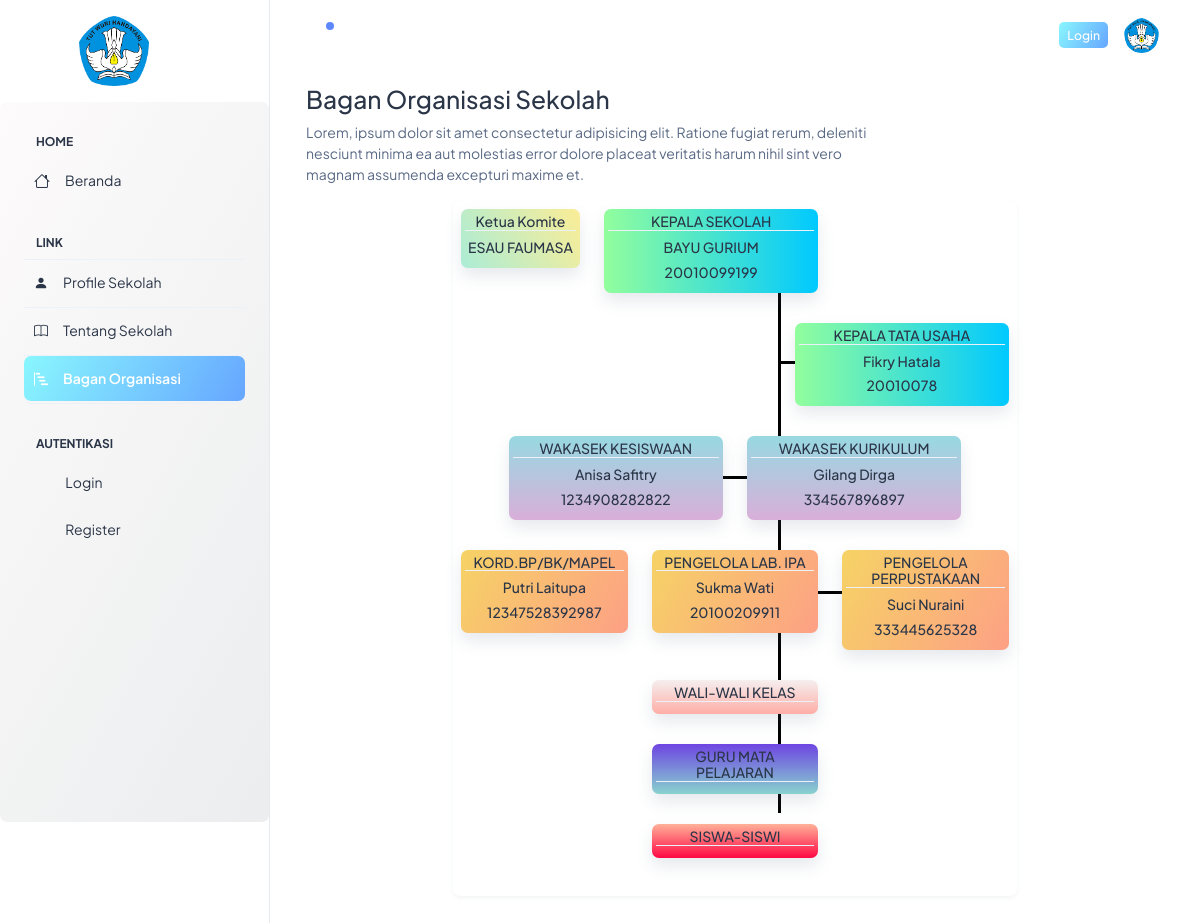
The app's page /layout/bagan.php with its own data.
### tables this page shows
CREATE TABLE `tb_komite` (
  `id_komite` int(11) NOT NULL,
  `nama_komite` varchar(100) NOT NULL
);

CREATE TABLE `tb_kepsek` (
  `id_kepsek` int(11) NOT NULL,
  `nip` char(20) NOT NULL,
  `nama_kepsek` varchar(100) NOT NULL
);

CREATE TABLE `tb_tu` (
  `id_tu` int(11) NOT NULL,
  `nip` char(20) NOT NULL,
  `nama_tu` varchar(100) NOT NULL
);

CREATE TABLE `tb_kesiswaan` (
  `id_kesiswaan` int(11) NOT NULL,
  `nip` char(20) NOT NULL,
  `nama_kesiswaan` varchar(100) NOT NULL
);

CREATE TABLE `tb_kurikulum` (
  `id_kurikulum` int(11) NOT NULL,
  `nip` char(20) NOT NULL,
  `nama_kurikulum` varchar(100) NOT NULL
);

CREATE TABLE `tb_bp` (
  `id_bp` int(11) NOT NULL,
  `nip` char(20) NOT NULL,
  `nama_bp` varchar(100) NOT NULL
);

CREATE TABLE `tb_kelola_lab` (
  `id_kelola_lab` int(11) NOT NULL,
  `nip` char(20) NOT NULL,
  `nama_pengelola` varchar(100) NOT NULL
);

CREATE TABLE `tb_kelola_perpus` (
  `id_perpus` int(11) NOT NULL,
  `nip` char(20) NOT NULL,
  `nama_kelola_perpus` varchar(100) NOT NULL
);

### controler/control.php (called while the page is built, shortened)
<?php
$koneski = mysqli_connect("localhost", "root", "", "db_sekolah");
function tampilData($tampil){
    global $koneski;
    $sql = mysqli_query($koneski, $tampil);
    $row = [];
    while($data = mysqli_fetch_assoc($sql)){
        $row[] = $data;
    }
    return $row;
}
?>

### layout/bagan.php (the view, shortened to what this page needs)
<?php
include "../controler/control.php";
$data_kpesek = tampilData("SELECT * FROM tb_kepsek")[0];
$ketua_komite = tampilData("SELECT * FROM tb_komite ")[0];
$tata_usaha = tampilData("SELECT * FROM tb_tu")[0];
$kesiswaan = tampilData("SELECT * FROM tb_kesiswaan")[0];
$kurikulum = tampilData("SELECT * FROM tb_kurikulum")[0];
$kord_bp = tampilData("SELECT * FROM tb_bp")[0];
$kelola_lab_ipa = tampilData("SELECT * FROM tb_kelola_lab")[0];
$kelola_perpus = tampilData("SELECT * FROM tb_kelola_perpus")[0];
?>
<!DOCTYPE html>
<html lang="en">
  <head>
    <link rel="stylesheet" href="../assets/css/styles.min.css" />
    <link rel="stylesheet" href="../assets/css/styles.css" />
    <link
      rel="stylesheet"
      href="https://cdn.jsdelivr.net/npm/bootstrap-icons@1.10.5/font/bootstrap-icons.css"
    />
  </head>
  <body>
    <div
      class="page-wrapper"
      id="main-wrapper"
      data-layout="vertical"
      data-navbarbg="skin6"
      data-sidebartype="full"
      data-sidebar-position="fixed"
      data-header-position="fixed"
    >
      <aside class="left-sidebar">
        <div>
          <div
            class="brand-logo d-flex align-items-center justify-content-between my-3"
          >
            <a href="./index.html" class="text-nowrap logo-img">
              <img
                src="../assets/images/logos/logo.png"
                width="70"
                alt="logo"
                style="margin-left: 55px"
              />
            </a>
          </div>
          <nav class="sidebar-nav scroll-sidebar" data-simplebar="">
            <ul id="sidebarnav">
              <li class="nav-small-cap">
                <span class="hide-menu">Home</span>
              </li>
              <li class="sidebar-item">
                <a
                  class="sidebar-link"
                  href="../index.php"
                  aria-expanded="false"
                >
                  <span>
                    <i class="bi bi-house fs-4"></i>
                  </span>
                  <span class="hide-menu">Beranda</span>
                </a>
              </li>
              <li class="nav-small-cap border-bottom">
                <span class="hide-menu">Link</span>
              </li>
              <li class="sidebar-item border-bottom">
                <a
                  class="sidebar-link"
                  href="profile.php"
                  aria-expanded="false"
                >
                  <span>
                    <i class="bi bi-person-fill"></i>
                  </span>
                  <span class="hide-menu">Profile Sekolah</span>
                </a>
              </li>
              <li class="sidebar-item border-bottom">
                <a
                  class="sidebar-link"
                  href="tentang.php"
                  aria-expanded="false"
                >
                  <span>
                    <i class="bi bi-book"></i>
                  </span>
                  <span class="hide-menu">Tentang Sekolah</span>
                </a>
              </li>
              <li class="sidebar-item border-bottom rounded-2">
                <a
                  class="sidebar-link"
                  href="bagan.php"
                  aria-expanded="false"
                  style="
                    background-image: linear-gradient(
                      120deg,
                      #89f7fe 0%,
                      #66a6ff 100%
                    );
                  "
                >
                  <span>
                    <i class="bi bi-bar-chart-steps text-white"></i>
                  </span>
                  <span class="hide-menu fw-semibold text-white"
                    >Bagan Organisasi</span
                  >
                </a>
              </li>
              <li class="nav-small-cap">
                <span class="hide-menu">Autentikasi</span>
              </li>
              <li class="sidebar-item">
                <a class="sidebar-link" href="login.php" aria-expanded="false">
                  <span>
                    <i class="ti ti-login"></i>
                  </span>
                  <span class="hide-menu">Login</span>
                </a>
              </li>
              <li class="sidebar-item">
                <a
                  class="sidebar-link"
                  href="register.php"
                  aria-expanded="false"
                >
                  <span>
                    <i class="ti ti-user-plus"></i>
                  </span>
                  <span class="hide-menu">Register</span>
                </a>
              </li>
            </ul>
          </nav>
        </div>
      </aside>
      <div class="body-wrapper">
        <header class="app-header">
          <nav class="navbar navbar-expand-lg navbar-light">
            <ul class="navbar-nav">
              <li class="nav-item">
                <a class="nav-link nav-icon-hover" href="javascript:void(0)">
                  <i class="ti ti-bell-ringing"></i>
                  <div class="notification bg-primary rounded-circle"></div>
                </a>
              </li>
            </ul>
            <div
              class="navbar-collapse justify-content-end px-0"
              id="navbarNav"
            >
              <ul
                class="navbar-nav flex-row ms-auto align-items-center justify-content-end"
              >
                <a
                  href="https://adminmart.com/product/modernize-free-bootstrap-admin-dashboard/"
                  target="_blank"
                  class="btn btn-sm border-0 text-white"
                  style="
                    background-image: linear-gradient(
                      120deg,
                      #89f7fe 0%,
                      #66a6ff 100%
                    );
                  "
                  >Login</a
                >
                <li class="nav-item dropdown">
                  <a
                    class="nav-link nav-icon-hover"
                    href="javascript:void(0)"
                    id="drop2"
                    data-bs-toggle="dropdown"
                    aria-expanded="false"
                  >
                    <img
                      src="../assets/images/logos/logo.png"
                      alt=""
                      width="35"
                      height="35"
                      class="rounded-circle"
                    />
                  </a>
                </li>
              </ul>
            </div>
          </nav>
        </header>
        <div class="container-fluid">
          <div class="container">
            <h3>Bagan Organisasi Sekolah</h3>
            <div class="row">
              <div class="col-lg-8">
                Lorem, ipsum dolor sit amet consectetur adipisicing elit.
                Ratione fugiat rerum, deleniti nesciunt minima ea aut molestias
                error dolore placeat veritatis harum nihil sint vero magnam
                assumenda excepturi maxime et.
              </div>
            </div>
            <div class="row justify-content-center my-3">
              <div class="col-lg-8">
                <div class="card shadow-sm border-0 p-2 border-0">
                  <div class="row justify-content-start">
                    <div class="col-lg-3">
                      <div
                        class="card card-bgn shadow p-1 text-center"
                        style="
                          background-image: linear-gradient(
                            60deg,
                            #abecd6 0%,
                            #fbed96 100%
                          );
                        "
                      >
                        <h6 class="border-bottom">Ketua Komite</h6>
                        <h6><?= $ketua_komite["nama_komite"] ?></h6>
                      </div>
                    </div>
                    <div class="col-lg-5">
                      <div
                        class="card card-bgn shadow p-1 text-center"
                        style="
                          z-index: 1;
                          background-image: linear-gradient(
                            to right,
                            #92fe9d 0%,
                            #00c9ff 100%
                          );
                        "
                      >
                        <h6 class="border-bottom">KEPALA SEKOLAH</h6>
                        <h6><?= $data_kpesek["nama_kepsek"] ?></h6>
                        <h6><?= $data_kpesek["nip"] ?></h6>
                      </div>
                    </div>
                  </div>
                  <div class="row justify-content-end">
                    <div class="col-lg-5">
                      <div
                        class="card card-bgn shadow p-1 text-center me-auto"
                        style="
                          background-image: linear-gradient(
                            to right,
                            #92fe9d 0%,
                            #00c9ff 100%
                          );
                        "
                      >
                        <h6 class="border-bottom">KEPALA TATA USAHA</h6>
                        <h6><?= $tata_usaha["nama_tu"] ?></h6>
                        <h6><?= $tata_usaha["nip"] ?></h6>
                      </div>
                    </div>
                  </div>
                  <div class="row justify-content-center">
                    <div class="col-lg-5">
                      <div
                        class="card card-bgn shadow p-1 text-center me-auto"
                        style="
                          background-image: linear-gradient(
                            to top,
                            #d9afd9 0%,
                            #97d9e1 100%
                          );
                        "
                      >
                        <h6 class="border-bottom">WAKASEK KESISWAAN</h6>
                        <h6><?= $kesiswaan["nama_kesiswaan"] ?></h6>
                        <h6><?= $kesiswaan["nip"] ?></h6>
                      </div>
                    </div>
                    <div class="col-lg-5">
                      <div
                        class="card card-bgn shadow p-1 text-center me-auto"
                        style="
                          background-image: linear-gradient(
                            to top,
                            #d9afd9 0%,
                            #97d9e1 100%
                          );
                        "
                      >
                        <h6 class="border-bottom">WAKASEK KURIKULUM</h6>
                        <h6><?= $kurikulum["nama_kurikulum"] ?></h6>
                        <h6><?= $kurikulum["nip"] ?></h6>
                      </div>
                    </div>
                  </div>
                  <div class="row justify-content-center">
                    <div class="col-lg-4">
                      <div
                        class="card card-bgn shadow p-1 text-center me-auto"
                        style="
                          background-image: linear-gradient(
                            120deg,
                            #f6d365 0%,
                            #fda085 100%
                          );
                        "
                      >
                        <h6 class="border-bottom">KORD.BP/BK/MAPEL</h6>
                        <h6><?= $kord_bp["nama_bp"] ?></h6>
                        <h6><?= $kord_bp["nip"] ?></h6>
                      </div>
                    </div>
                    <div class="col-lg-4">
                      <div
                        class="card card-bgn shadow p-1 text-center me-auto"
                        style="
                          background-image: linear-gradient(
                            120deg,
                            #f6d365 0%,
                            #fda085 100%
                          );
                        "
                      >
                        <h6 class="border-bottom">PENGELOLA LAB. IPA</h6>
                      <h6><?= $kelola_lab_ipa["nama_pengelola"] ?></h6>
                      <h6><?= $kelola_lab_ipa["nip"] ?></h6>
                      </div>
                    </div>
                    <div class="col-lg-4">
                      <div
                        class="card card-bgn shadow p-1 text-center me-auto"
                        style="
                          background-image: linear-gradient(
                            120deg,
                            #f6d365 0%,
                            #fda085 100%
                          );
                        "
                      >
                        <h6 class="border-bottom">PENGELOLA PERPUSTAKAAN</h6>
                        <h6><?= $kelola_perpus["nama_kelola_perpus"] ?></h6>
                        <h6><?= $kelola_perpus["nip"] ?></h6>
                      </div>
                    </div>
                  </div>
                  <div class="row justify-content-center">
                    <div class="col-lg-4">
                      <div
                        class="card card-bgn shadow p-1 text-center me-auto"
                        style="
                          background-image: linear-gradient(
                            to top,
                            #feada6 0%,
                            #f5efef 100%
                          );
                        "
                      >
                        <h6 class="border-bottom">WALI-WALI KELAS</h6>
                      </div>
                    </div>
                  </div>
                  <div class="row justify-content-center">
                    <div class="col-lg-4">
                      <div
                        class="card card-bgn shadow p-1 text-center me-auto"
                        style="
                          background-image: linear-gradient(
                            to top,
                            #88d3ce 0%,
                            #6e45e2 100%
                          );
                        "
                      >
                        <h6 class="border-bottom">GURU MATA PELAJARAN</h6>
                      </div>
                    </div>
                  </div>
                  <div class="row justify-content-center">
                    <div class="col-lg-4">
                      <div
                        class="card card-bgn shadow p-1 text-center me-auto"
                        style="
                          background-image: linear-gradient(
                            to top,
                            #ff0844 0%,
                            #ffb199 100%
                          );
                        "
                      >
                        <h6 class="border-bottom">SISWA-SISWI</h6>
                      </div>
                    </div>
                  </div>
                </div>
              </div>
            </div>
          </div>
        </div>
      </div>
    </div>
  </body>
</html>

### assets/css/styles.css (style rules this page uses)
.sidebar-nav { background-image: linear-gradient(120deg, #fdfbfb 0%, #ebedee 100%); }

### records on screen
tb_komite: nama_komite "ESAU FAUMASA"
tb_kepsek: nama_kepsek "BAYU GURIUM", nip "20010099199"
tb_tu: nama_tu "Fikry Hatala", nip "20010078"
tb_kesiswaan: nama_kesiswaan "Anisa Safitry", nip "1234908282822"
tb_kurikulum: nama_kurikulum "Gilang Dirga", nip "334567896897"
tb_bp: nama_bp "Putri Laitupa", nip "12347528392987"
tb_kelola_lab: nama_pengelola "Sukma Wati", nip "20100209911"
tb_kelola_perpus: nama_kelola_perpus "Suci Nuraini", nip "333445625328"
